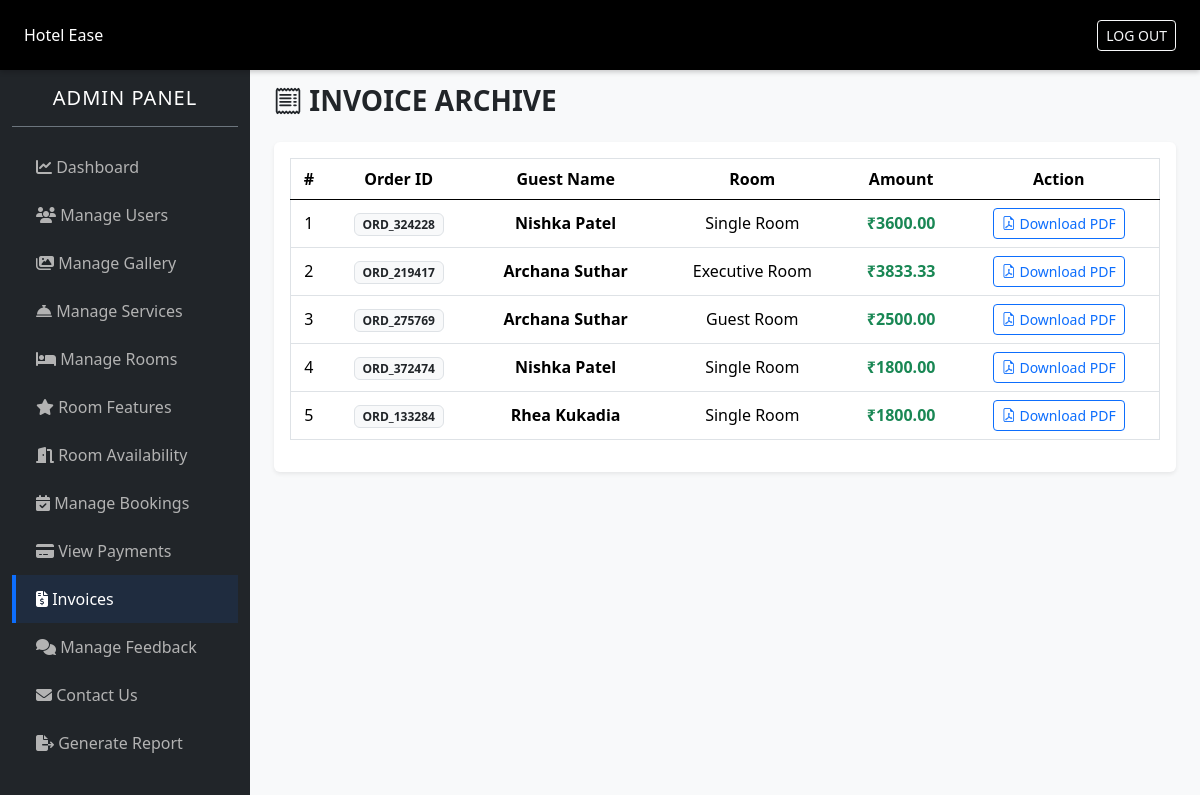
The app's page /admin/view_invoices.php (signed in) with its own data.
### tables this page shows
CREATE TABLE `bookings` (
  `id` int(11) NOT NULL,
  `u_id` int(11) NOT NULL,
  `room_id` int(11) NOT NULL,
  `check_in` date NOT NULL,
  `check_out` date NOT NULL,
  `total_pay` decimal(10,2) NOT NULL,
  `advance` decimal(10,2) NOT NULL,
  `order_id` varchar(150) NOT NULL,
  `trans_id` varchar(150) DEFAULT NULL,
  `status` enum('pending','booked','cancelled') DEFAULT 'pending',
  `arrival` tinyint(1) NOT NULL DEFAULT 0,
  `room_no` varchar(50) DEFAULT NULL,
  `refund` tinyint(1) DEFAULT NULL,
  `datentime` datetime DEFAULT current_timestamp()
);

CREATE TABLE `users` (
  `u_id` int(5) NOT NULL,
  `u_name` varchar(50) NOT NULL,
  `u_address` varchar(255) NOT NULL,
  `u_pincode` varchar(6) DEFAULT NULL,
  `u_gender` varchar(10) NOT NULL,
  `u_email` varchar(50) NOT NULL,
  `u_phone` varchar(15) NOT NULL,
  `u_pwd` varchar(255) NOT NULL,
  `profile_pic` varchar(100) DEFAULT 'default_user.jpg',
  `created_at` timestamp NOT NULL DEFAULT current_timestamp(),
  `status` tinyint(1) NOT NULL DEFAULT 1
);

CREATE TABLE `rooms` (
  `id` int(11) NOT NULL,
  `name` varchar(150) NOT NULL,
  `area` int(11) NOT NULL,
  `price` decimal(10,2) NOT NULL,
  `quantity` int(11) NOT NULL,
  `adult` int(11) NOT NULL,
  `children` int(11) NOT NULL,
  `description` text NOT NULL,
  `status` tinyint(1) DEFAULT 1
);

### admin/view_invoices.php (the view, shortened to what this page needs)
<?php
    require('../config/db_config.php');
?>
<!DOCTYPE html>
<html lang="en">
<head>
    <?php require('includes/links.php'); ?>
</head>
<body class="bg-light">
    <?php require('includes/admin_header.php'); ?>
    <div class="container-fluid">
        <div class="row">
            <?php require('includes/admin_sidebar.php'); ?>
            <div class="p-4" id="main-content">
                <h3 class="mb-4 text-uppercase fw-bold"><i class="bi bi-receipt"></i> Invoice Archive</h3>
                <div class="card border-0 shadow-sm mb-4">
                    <div class="card-body">
                        <div class="table-responsive">
                            <table class="table table-hover border align-middle text-center">
                                <thead>
                                    <tr class="bg-dark text-light">
                                        <th>#</th>
                                        <th>Order ID</th>
                                        <th>Guest Name</th>
                                        <th>Room</th>
                                        <th>Amount</th>
                                        <th>Action</th>
                                    </tr>
                                </thead>
                                <tbody>
                                    <?php
                                        $q = "SELECT b.*, u.u_name, r.name AS r_name
                                              FROM `bookings` b
                                              INNER JOIN `users` u ON b.u_id = u.u_id
                                              INNER JOIN `rooms` r ON b.room_id = r.id
                                              WHERE b.status != 'pending'
                                              ORDER BY b.id DESC";
                                        $res = mysqli_query($conn, $q);
                                        $i = 1;
                                        while($data = mysqli_fetch_assoc($res)){
                                            echo "<tr>
                                                <td>$i</td>
                                                <td><span class='badge bg-light text-dark border'>$data[order_id]</span></td>
                                                <td><b>$data[u_name]</b></td>
                                                <td>$data[r_name]</td>
                                                <td class='text-success fw-bold'>₹$data[total_pay]</td>
                                                <td>
                                                    <a href='../public/generate_pdf.php?gen_pdf=1&id=$data[id]' target='_blank' class='btn btn-outline-primary btn-sm shadow-none'>
            <i class='bi bi-file-earmark-pdf'></i> Download PDF
        </a>
                                                </td>
                                            </tr>";
                                            $i++;
                                        }
                                    ?>
                                </tbody>
                            </table>
                        </div>
                    </div>
                </div>
            </div>
        </div>
    </div>
</body>
</html>

### admin/assets/css/style.css (style rules this page uses)
:root { --sidebar-width: 250px; --topbar-height: 70px; --primary-color: #0d6efd; --dark-bg: #000; }
body { background-color: #f8f9fc; margin: 0; padding: 0; }
#main-content { margin-left: var(--sidebar-width); padding-top: calc(var(--topbar-height) + 20px); min-height: 100vh; width: calc(100% - var(--sidebar-width)); }

### admin/includes/links.php (style rules this page uses)
#main-content { margin-top: 60px; }

### admin/view_invoices.php (style rules this page uses)
#main-content { margin-left: 250px; transition: all 0.3s; }

### records on screen
bookings: order "ORD_324228", u.u_name "Nishka Patel", room.name "Single Room", total_pay "3600.00"
bookings: order "ORD_219417", u.u_name "Archana Suthar", room.name "Executive Room", total_pay "3833.33"
bookings: order "ORD_275769", u.u_name "Archana Suthar", room.name "Guest Room", total_pay "2500.00"
bookings: order "ORD_372474", u.u_name "Nishka Patel", room.name "Single Room", total_pay "1800.00"
bookings: order "ORD_133284", u.u_name "Rhea Kukadia", room.name "Single Room", total_pay "1800.00"
